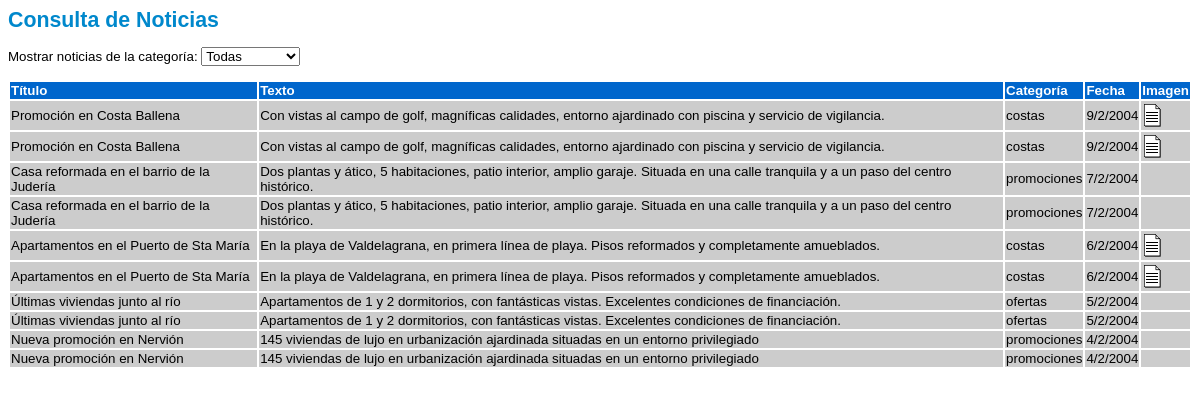
The app's page /Tema4/consulta_noticias4.php with its own data.
### tables this page shows
CREATE TABLE noticias (
  id smallint(5) unsigned NOT NULL auto_increment,
  titulo varchar(100) NOT NULL default '',
  texto text NOT NULL,
  categoria enum('promociones','ofertas','costas') NOT NULL default 'promociones',
  fecha date NOT NULL default '0000-00-00',
  imagen varchar(100) default NULL,
  PRIMARY KEY  (id)
);

### Tema4/lib/fecha.php (called while the page is built, shortened)
<?PHP
function date2string ($date)
{
   $string = date ("j/n/Y", strtotime($date));
   return ($string);
}
?>

### Tema4/consulta_noticias4.php (the view, shortened to what this page needs)
<HTML LANG="es">
<HEAD>
   <LINK REL="stylesheet" TYPE="text/css" HREF="estilo.css">
<?PHP
   include ("lib/fecha.php");
?>
</HEAD>
<BODY>
<H1>Consulta de Noticias</H1>
<?PHP
      $conexion = mysql_connect ("localhost","alumne8","cb1234")
         or die ("No se puede conectar con el servidor");
      print ("<FORM NAME='selecciona' ACTION='consulta_noticias4.php' METHOD='POST'>\n");
      print ("<P>Mostrar noticias de la categoría:\n");
      print ("<SELECT NAME='categoria' ONCHANGE='actualizaPagina()'>\n");
      $instruccion = "SHOW columns FROM noticias LIKE 'categoria'";
      $consulta = mysql_query ($instruccion, $conexion);
      $row = mysql_fetch_array ($consulta);
      $lis = strstr ($row[1], "(");
      $lis = ltrim ($lis, "(");
      $lis = rtrim ($lis, ")");
      $lis = "'Todas'," . $lis;
      $lista = explode (",", $lis);
      $categoria = $_REQUEST['categoria'];
      if (isset($categoria))
         $selected = $categoria;
      else
         $selected = "Todas";
      for ($i=0; $i<count($lista); $i++)
      {
         $cad = trim ($lista[$i], "'");
         if ($cad == $selected)
            print ("   <OPTION VALUE='$cad' SELECTED>$cad\n");
         else
            print ("   <OPTION VALUE='$cad'>$cad\n");
      }
      print ("</SELECT></P>\n");
      print ("</FORM>\n");
      $instruccion = "select * from noticias";
      $instruccion = $instruccion . " order by fecha desc";
      $consulta = mysql_query ($instruccion, $conexion)
         or die ("Fallo en la consulta");
      $nfilas = mysql_num_rows ($consulta);
      if ($nfilas > 0)
      {
         print ("<TABLE>\n");
         print ("<TR>\n");
         print ("<TH>Título</TH>\n");
         print ("<TH>Texto</TH>\n");
         print ("<TH>Categoría</TH>\n");
         print ("<TH>Fecha</TH>\n");
         print ("<TH>Imagen</TH>\n");
         print ("</TR>\n");
         for ($i=0; $i<$nfilas; $i++)
         {
            $resultado = mysql_fetch_array ($consulta);
            print ("<TR>\n");
            print ("<TD>" . $resultado['titulo'] . "</TD>\n");
            print ("<TD>" . $resultado['texto'] . "</TD>\n");
            print ("<TD>" . $resultado['categoria'] . "</TD>\n");
            print ("<TD>" . date2string($resultado['fecha']) . "</TD>\n");
            if ($resultado['imagen'] != "")
               print ("<TD><A TARGET='_blank' HREF='img/" . $resultado['imagen'] .
                      "'><IMG BORDER='0' SRC='img/ico-fichero.gif' ALT='Imagen asociada'></A></TD>\n");
            else
               print ("<TD>&nbsp;</TD>\n");
            print ("</TR>\n");
         }
         print ("</TABLE>\n");
      }
      else
         print ("No hay noticias disponibles");
?>
</BODY>
</HTML>

### Tema2/estilo.css (style rules this page uses)
BODY { font-family: verdana, arial, sans-serif; font-size: 10pt; }
H1 { font-size: 16pt; font-weight: bold; color: #0088CC; }
TH { font-size: 10pt; font-weight: bold; color: white; background: #0066CC; text-align: left; }
TD { font-size: 10pt; background: #CCCCCC; }

### records on screen
noticias: titulo "Promoción en Costa Ballena", texto "Con vistas al campo de golf, magníficas calidades, entorno ajardinado con piscina y servicio de vigilancia.", categoria "costas", fecha "9/2/2004"
noticias: titulo "Promoción en Costa Ballena", texto "Con vistas al campo de golf, magníficas calidades, entorno ajardinado con piscina y servicio de vigilancia.", categoria "costas", fecha "9/2/2004"
noticias: titulo "Casa reformada en el barrio de la Judería", texto "Dos plantas y ático, 5 habitaciones, patio interior, amplio garaje. Situada en una calle tranquila y a un paso del centro histórico.", categoria "promociones", fecha "7/2/2004"
noticias: titulo "Casa reformada en el barrio de la Judería", texto "Dos plantas y ático, 5 habitaciones, patio interior, amplio garaje. Situada en una calle tranquila y a un paso del centro histórico.", categoria "promociones", fecha "7/2/2004"
noticias: titulo "Apartamentos en el Puerto de Sta María", texto "En la playa de Valdelagrana, en primera línea de playa. Pisos reformados y completamente amueblados.", categoria "costas", fecha "6/2/2004"
noticias: titulo "Apartamentos en el Puerto de Sta María", texto "En la playa de Valdelagrana, en primera línea de playa. Pisos reformados y completamente amueblados.", categoria "costas", fecha "6/2/2004"
noticias: titulo "Últimas viviendas junto al río", texto "Apartamentos de 1 y 2 dormitorios, con fantásticas vistas. Excelentes condiciones de financiación.", categoria "ofertas", fecha "5/2/2004"
noticias: titulo "Últimas viviendas junto al río", texto "Apartamentos de 1 y 2 dormitorios, con fantásticas vistas. Excelentes condiciones de financiación.", categoria "ofertas", fecha "5/2/2004"
noticias: titulo "Nueva promoción en Nervión", texto "145 viviendas de lujo en urbanización ajardinada situadas en un entorno privilegiado", categoria "promociones", fecha "4/2/2004"
noticias: titulo "Nueva promoción en Nervión", texto "145 viviendas de lujo en urbanización ajardinada situadas en un entorno privilegiado", categoria "promociones", fecha "4/2/2004"

### other values on screen
form field categoria "Todas"
